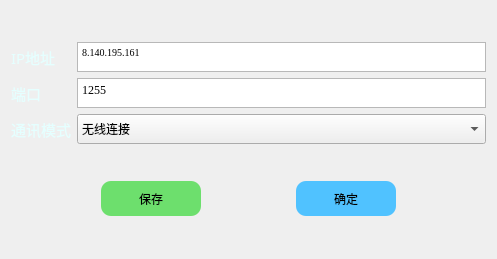
<?xml version="1.0" encoding="UTF-8"?>
<ui version="4.0">
 <class>Setting</class>
 <widget class="QWidget" name="Setting">
  <property name="geometry">
   <rect>
    <x>0</x>
    <y>0</y>
    <width>497</width>
    <height>259</height>
   </rect>
  </property>
  <property name="windowTitle">
   <string>设置</string>
  </property>
  <property name="styleSheet">
   <string notr="true">#Setting{
	
	background-image: url(:/new/prefix1/image/Backgroud_1920x1080.png);
}</string>
  </property>
  <layout class="QVBoxLayout" name="verticalLayout" stretch="1,0">
   <item>
    <layout class="QGridLayout" name="gridLayout">
     <item row="2" column="0">
      <widget class="QLabel" name="label_2">
       <property name="font">
        <font>
         <family>楷体</family>
         <pointsize>11</pointsize>
        </font>
       </property>
       <property name="styleSheet">
        <string notr="true">color: rgb(229, 255, 255);</string>
       </property>
       <property name="text">
        <string>通讯模式</string>
       </property>
      </widget>
     </item>
     <item row="1" column="0">
      <widget class="QLabel" name="label">
       <property name="font">
        <font>
         <family>楷体</family>
         <pointsize>11</pointsize>
        </font>
       </property>
       <property name="styleSheet">
        <string notr="true">color: rgb(229, 255, 255);</string>
       </property>
       <property name="text">
        <string>端口</string>
       </property>
      </widget>
     </item>
     <item row="2" column="1">
      <widget class="QComboBox" name="Mode">
       <property name="minimumSize">
        <size>
         <width>0</width>
         <height>30</height>
        </size>
       </property>
       <property name="maximumSize">
        <size>
         <width>16777215</width>
         <height>30</height>
        </size>
       </property>
       <item>
        <property name="text">
         <string>无线连接</string>
        </property>
       </item>
       <item>
        <property name="text">
         <string>有线连接</string>
        </property>
       </item>
      </widget>
     </item>
     <item row="1" column="1">
      <widget class="QTextEdit" name="Port">
       <property name="sizePolicy">
        <sizepolicy hsizetype="Expanding" vsizetype="Fixed">
         <horstretch>0</horstretch>
         <verstretch>0</verstretch>
        </sizepolicy>
       </property>
       <property name="minimumSize">
        <size>
         <width>0</width>
         <height>30</height>
        </size>
       </property>
       <property name="maximumSize">
        <size>
         <width>16777215</width>
         <height>30</height>
        </size>
       </property>
       <property name="font">
        <font>
         <family>Times New Roman</family>
         <pointsize>11</pointsize>
        </font>
       </property>
       <property name="html">
        <string>&lt;!DOCTYPE HTML PUBLIC &quot;-//W3C//DTD HTML 4.0//EN&quot; &quot;http://www.w3.org/TR/REC-html40/strict.dtd&quot;&gt;
&lt;html&gt;&lt;head&gt;&lt;meta name=&quot;qrichtext&quot; content=&quot;1&quot; /&gt;&lt;style type=&quot;text/css&quot;&gt;
p, li { white-space: pre-wrap; }
&lt;/style&gt;&lt;/head&gt;&lt;body style=&quot; font-family:'Times New Roman'; font-size:11pt; font-weight:400; font-style:normal;&quot;&gt;
&lt;p style=&quot; margin-top:0px; margin-bottom:0px; margin-left:0px; margin-right:0px; -qt-block-indent:0; text-indent:0px;&quot;&gt;&lt;span style=&quot; font-family:'SimSun'; font-size:9pt;&quot;&gt;1255&lt;/span&gt;&lt;/p&gt;&lt;/body&gt;&lt;/html&gt;</string>
       </property>
      </widget>
     </item>
     <item row="0" column="0">
      <widget class="QLabel" name="label_3">
       <property name="font">
        <font>
         <family>楷体</family>
         <pointsize>11</pointsize>
        </font>
       </property>
       <property name="styleSheet">
        <string notr="true">color: rgb(229, 255, 255);</string>
       </property>
       <property name="text">
        <string>IP地址</string>
       </property>
      </widget>
     </item>
     <item row="0" column="1">
      <widget class="QTextEdit" name="IP">
       <property name="sizePolicy">
        <sizepolicy hsizetype="Expanding" vsizetype="Fixed">
         <horstretch>0</horstretch>
         <verstretch>0</verstretch>
        </sizepolicy>
       </property>
       <property name="minimumSize">
        <size>
         <width>0</width>
         <height>30</height>
        </size>
       </property>
       <property name="maximumSize">
        <size>
         <width>16777215</width>
         <height>30</height>
        </size>
       </property>
       <property name="font">
        <font>
         <family>Times New Roman</family>
         <pointsize>11</pointsize>
        </font>
       </property>
       <property name="html">
        <string>&lt;!DOCTYPE HTML PUBLIC &quot;-//W3C//DTD HTML 4.0//EN&quot; &quot;http://www.w3.org/TR/REC-html40/strict.dtd&quot;&gt;
&lt;html&gt;&lt;head&gt;&lt;meta name=&quot;qrichtext&quot; content=&quot;1&quot; /&gt;&lt;style type=&quot;text/css&quot;&gt;
p, li { white-space: pre-wrap; }
&lt;/style&gt;&lt;/head&gt;&lt;body style=&quot; font-family:'Times New Roman'; font-size:11pt; font-weight:400; font-style:normal;&quot;&gt;
&lt;p style=&quot; margin-top:0px; margin-bottom:0px; margin-left:0px; margin-right:0px; -qt-block-indent:0; text-indent:0px;&quot;&gt;&lt;span style=&quot; font-family:'SimSun'; font-size:7.5pt;&quot;&gt;8.140.195.161&lt;/span&gt;&lt;/p&gt;&lt;/body&gt;&lt;/html&gt;</string>
       </property>
      </widget>
     </item>
    </layout>
   </item>
   <item>
    <layout class="QHBoxLayout" name="horizontalLayout">
     <item>
      <spacer name="horizontalSpacer_2">
       <property name="orientation">
        <enum>Qt::Horizontal</enum>
       </property>
       <property name="sizeHint" stdset="0">
        <size>
         <width>40</width>
         <height>20</height>
        </size>
       </property>
      </spacer>
     </item>
     <item>
      <widget class="QPushButton" name="save">
       <property name="styleSheet">
        <string notr="true">QPushButton{background-color:#6DDF6D;
border-radius:10px;
width:100px;
height:35px;
color:rgb(0,0,0);
}

QPushButton::hover{background-color:green;}</string>
       </property>
       <property name="text">
        <string>保存</string>
       </property>
      </widget>
     </item>
     <item>
      <spacer name="horizontalSpacer">
       <property name="orientation">
        <enum>Qt::Horizontal</enum>
       </property>
       <property name="sizeHint" stdset="0">
        <size>
         <width>40</width>
         <height>20</height>
        </size>
       </property>
      </spacer>
     </item>
     <item>
      <widget class="QPushButton" name="exit">
       <property name="styleSheet">
        <string notr="true">QPushButton{background-color:rgb(80, 194, 255);
border-radius:10px;
width:100px;
height:35px;
color:rgb(0,0,0);
}

QPushButton::hover{background-color:rgb(79, 117, 255);}</string>
       </property>
       <property name="text">
        <string>确定</string>
       </property>
      </widget>
     </item>
     <item>
      <spacer name="horizontalSpacer_3">
       <property name="orientation">
        <enum>Qt::Horizontal</enum>
       </property>
       <property name="sizeHint" stdset="0">
        <size>
         <width>40</width>
         <height>20</height>
        </size>
       </property>
      </spacer>
     </item>
    </layout>
   </item>
  </layout>
 </widget>
 <resources/>
 <connections/>
</ui>
